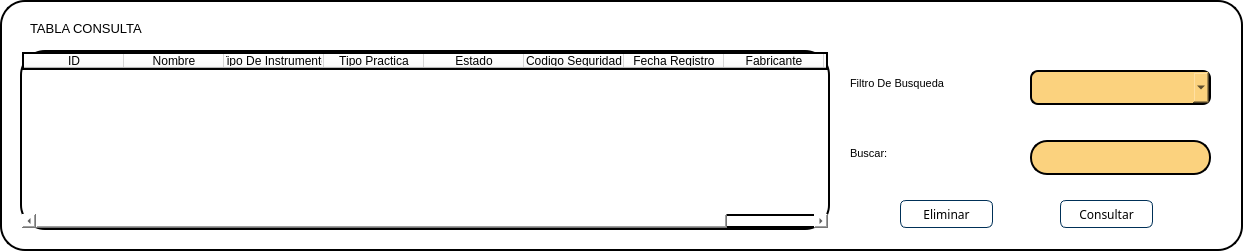
    <widget class="QWidget" name="widget" native="true">
     <property name="geometry">
      <rect>
       <x>0</x>
       <y>470</y>
       <width>1243</width>
       <height>251</height>
      </rect>
     </property>
     <property name="styleSheet">
      <string notr="true">QWidget{
border: 2px solid;
border-radius: 25px;
background: #ffffff;
}
QLineEdit{
Border: 2px solid black;
border-radius: 17px;
Background: #FBD27E;
}
QPushButton{
Background-color:rgb(255, 255, 255);
border: 1px solid #003057;
border-radius: 6px;
}
</string>
     </property>
     <widget class="QLabel" name="label_10">
      <property name="geometry">
       <rect>
        <x>30</x>
        <y>20</y>
        <width>151</width>
        <height>16</height>
       </rect>
      </property>
      <property name="font">
       <font>
        <family>Arial</family>
        <pointsize>10</pointsize>
       </font>
      </property>
      <property name="styleSheet">
       <string notr="true">QLabel{
border: white;
}</string>
      </property>
      <property name="text">
       <string>TABLA CONSULTA</string>
      </property>
     </widget>
     <widget class="QLabel" name="label_11">
      <property name="geometry">
       <rect>
        <x>850</x>
        <y>66</y>
        <width>111</width>
        <height>35</height>
       </rect>
      </property>
      <property name="font">
       <font>
        <family>Arial</family>
        <pointsize>8</pointsize>
       </font>
      </property>
      <property name="styleSheet">
       <string notr="true">QLabel{
border: white;
}</string>
      </property>
      <property name="text">
       <string>Filtro De Busqueda</string>
      </property>
     </widget>
     <widget class="QComboBox" name="comboBox_2">
      <property name="geometry">
       <rect>
        <x>1030</x>
        <y>70</y>
        <width>181</width>
        <height>35</height>
       </rect>
      </property>
      <property name="minimumSize">
       <size>
        <width>181</width>
        <height>35</height>
       </size>
      </property>
      <property name="font">
       <font>
        <family>Arial</family>
        <stylestrategy>PreferDefault</stylestrategy>
       </font>
      </property>
      <property name="styleSheet">
       <string notr="true">QComboBox{
Border: 2px solid black;
Border-radius: 8px;
background:#FBD27E;
}</string>
      </property>
      <property name="insertPolicy">
       <enum>QComboBox::InsertAtBottom</enum>
      </property>
      <property name="sizeAdjustPolicy">
       <enum>QComboBox::AdjustToContents</enum>
      </property>
      <property name="frame">
       <bool>false</bool>
      </property>
      <item>
       <property name="text">
        <string/>
       </property>
      </item>
     </widget>
     <widget class="QLabel" name="label_12">
      <property name="geometry">
       <rect>
        <x>850</x>
        <y>136</y>
        <width>45</width>
        <height>35</height>
       </rect>
      </property>
      <property name="font">
       <font>
        <family>Arial</family>
        <pointsize>8</pointsize>
       </font>
      </property>
      <property name="styleSheet">
       <string notr="true">QLabel{
border: white;
}</string>
      </property>
      <property name="text">
       <string>Buscar:</string>
      </property>
     </widget>
     <widget class="QLineEdit" name="lineEdit_5">
      <property name="geometry">
       <rect>
        <x>1030</x>
        <y>140</y>
        <width>181</width>
        <height>35</height>
       </rect>
      </property>
      <property name="minimumSize">
       <size>
        <width>0</width>
        <height>35</height>
       </size>
      </property>
      <property name="font">
       <font>
        <family>Arial</family>
       </font>
      </property>
      <property name="styleSheet">
       <string notr="true"/>
      </property>
     </widget>
     <widget class="QPushButton" name="pushButton_12">
      <property name="geometry">
       <rect>
        <x>1270</x>
        <y>200</y>
        <width>104</width>
        <height>31</height>
       </rect>
      </property>
      <property name="mouseTracking">
       <bool>false</bool>
      </property>
      <property name="styleSheet">
       <string notr="true">QPushButton{
background: #ffffff;
}</string>
      </property>
      <property name="text">
       <string/>
      </property>
      <property name="icon">
       <iconset>
        <normaloff>:/Icon/Componente 29 – 6.png</normaloff>:/Icon/Componente 29 – 6.png</iconset>
      </property>
      <property name="iconSize">
       <size>
        <width>100</width>
        <height>31</height>
       </size>
      </property>
      <property name="autoDefault">
       <bool>false</bool>
      </property>
      <property name="default">
       <bool>false</bool>
      </property>
     </widget>
     <widget class="QPushButton" name="pushButton_13">
      <property name="geometry">
       <rect>
        <x>1440</x>
        <y>200</y>
        <width>104</width>
        <height>31</height>
       </rect>
      </property>
      <property name="mouseTracking">
       <bool>false</bool>
      </property>
      <property name="styleSheet">
       <string notr="true">QPushButton{
background: #ffffff;
}</string>
      </property>
      <property name="text">
       <string/>
      </property>
      <property name="icon">
       <iconset>
        <normaloff>:/Icon/Componente 28 – 6.png</normaloff>:/Icon/Componente 28 – 6.png</iconset>
      </property>
      <property name="iconSize">
       <size>
        <width>101</width>
        <height>35</height>
       </size>
      </property>
      <property name="autoDefault">
       <bool>false</bool>
      </property>
      <property name="default">
       <bool>false</bool>
      </property>
     </widget>
     <widget class="QPushButton" name="pushButton">
      <property name="geometry">
       <rect>
        <x>900</x>
        <y>200</y>
        <width>93</width>
        <height>28</height>
       </rect>
      </property>
      <property name="font">
       <font>
        <family>Montserrat</family>
       </font>
      </property>
      <property name="text">
       <string>Eliminar</string>
      </property>
      <property name="icon">
       <iconset resource="resources.qrc">
        <normaloff>:/Icon/Recursos/Eliminar.png</normaloff>:/Icon/Recursos/Eliminar.png</iconset>
      </property>
     </widget>
     <widget class="QPushButton" name="pushButton_2">
      <property name="geometry">
       <rect>
        <x>1060</x>
        <y>200</y>
        <width>93</width>
        <height>28</height>
       </rect>
      </property>
      <property name="font">
       <font>
        <family>Montserrat</family>
       </font>
      </property>
      <property name="text">
       <string>Consultar</string>
      </property>
      <property name="icon">
       <iconset resource="resources.qrc">
        <normaloff>:/Icon/Recursos/Consultar.png</normaloff>:/Icon/Recursos/Consultar.png</iconset>
      </property>
     </widget>
     <widget class="QTableWidget" name="tableWidget_2">
      <property name="geometry">
       <rect>
        <x>20</x>
        <y>50</y>
        <width>810</width>
        <height>180</height>
       </rect>
      </property>
      <column>
       <property name="text">
        <string>ID</string>
       </property>
      </column>
      <column>
       <property name="text">
        <string>Nombre</string>
       </property>
      </column>
      <column>
       <property name="text">
        <string>Tipo De Instrumento</string>
       </property>
      </column>
      <column>
       <property name="text">
        <string>Tipo Practica</string>
       </property>
      </column>
      <column>
       <property name="text">
        <string>Estado</string>
       </property>
      </column>
      <column>
       <property name="text">
        <string>Codigo Seguridad</string>
       </property>
      </column>
      <column>
       <property name="text">
        <string>Fecha Registro</string>
       </property>
      </column>
      <column>
       <property name="text">
        <string>Fabricante</string>
       </property>
      </column>
      <column>
       <property name="text">
        <string>Valor</string>
       </property>
      </column>
     </widget>
    </widget>
